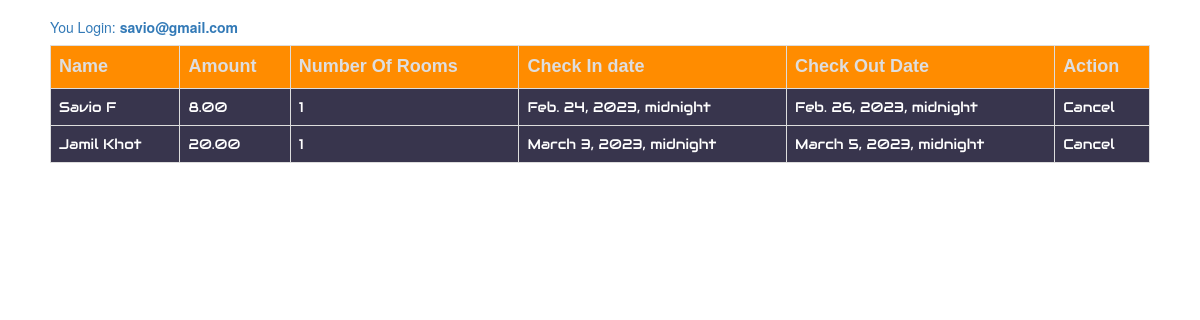
The app's page /menu (signed in) with its own data.
### Qpaper/models.py (models this page shows)
class tourbooking(models.Model):
    hote_add=models.ForeignKey(Tours, on_delete=models.CASCADE, null=True, blank=True)
    booked_date=models.DateTimeField(auto_now=True)
    user_name=models.ForeignKey(User, on_delete=models.CASCADE, null=True, blank=True)
    name=models.CharField(max_length=100, null=True, blank=True)
    phone=models.BigIntegerField(null=True, blank=True)
    email=models.EmailField()
    checkindate=models.DateTimeField(default=timezone.now)
    checkoutdate=models.DateTimeField(default=timezone.now)
    numberofadult=models.CharField(max_length=100,choices=Adult_members, null=True, blank=True)
    amount=models.DecimalField(max_digits=10, decimal_places=2, null=True, blank=True)
    numberofrooms=models.IntegerField(null=True, blank=True)
    is_pay=models.BooleanField(default=False)
    def __str__(self):
       return self.name

### Qpaper/views.py (the view)
# urls.py: path('menu', views.user_booking_details, name='menu'),
@login_required(login_url='Login')
def user_booking_details(request):
    bookinghistory=tourbooking.objects.filter(user_name=request.user)
    print("user booking history",bookinghistory)
    user = request.user
    return render(request, 'booking_history.html', {'bookinghistory': bookinghistory})

### Qpaper/templates/booking_history.html (shortened to what this page needs)
<!DOCTYPE html>
<html lang="en">
<head>
    {% load static %}
    <link href="{% static 'css/font-awesome.min.css' %}" rel="stylesheet">
    <link href="{% static 'css/bootstrap.min.css' %}" rel="stylesheet">
    <link href="{% static 'css/bootstrap-datetimepicker.min.css' %}" rel="stylesheet">
    <link href="{% static 'css/flexslider.css' %}" rel="stylesheet">
    <link href="{% static 'css/templatemo-style.css' %}" rel="stylesheet">
</head>
<body>
    <h5 class="text-primary">You Login: <strong>{{request.user}}</strong></h5>
    <section>
        {% if bookinghistory  %}
        <div class="row">
            <div class="col col-md-12">
                <table class="table table-bordered table-dark table-hover table-info bg-dark">
                    <th class="table-heading">Name</th>
                    <th>Amount</th>
                    <th>Number Of Rooms</th>
                    <th>Check In date</th>
                    <th>Check Out Date</th>
                    <th>Action</th>
                    {% for i in bookinghistory %}
                    <tr class="table-info">
                        <td>{{i.name}}</td>
                        <td>{{i.amount}}</td>
                        <td>{{i.numberofrooms}}</td>
                        <td>{{i.checkindate}}</td>
                        <td>{{i.checkoutdate}}</td>
                        <a href="#"><td>Cancel</td></a>
                    </tr>
                    {% endfor %}
                </table>
            </div>
        </div>
    </section>
    {% else %}
    <h5>Sorry No Booking</h5>
    <p><a href="{% url  'alltourse' %}">Back</p></a>
    {% endif %}
</body>
</html>

### Qpaper/static/css/templatemo-style.css (style rules this page uses)
h1,h2,h3,a,p { font-family: 'Open Sans', sans-serif; }
body { overflow-x: hidden; }

### Qpaper/templates/booking_history.html (style rules this page uses)
body { margin-left: 5rem; margin-right: 5rem; margin-top: 2rem; }
th { color: rgb(222, 222, 223); background-color: darkorange; font-family: 'Gill Sans', 'Gill Sans MT', Calibri, 'Trebuchet MS', sans-serif; font-size: large; }
tr>td { background-color: rgb(56, 53, 77); color: white; font-family: "Audiowide", sans-serif; }

### records on screen
tourbooking: name "Savio F", amount "8.00", numberofrooms "1", checkindate "Feb. 24, 2023, midnight", checkoutdate "Feb. 26, 2023, midnight"
tourbooking: name "Jamil Khot", amount "20.00", numberofrooms "1", checkindate "March 3, 2023, midnight", checkoutdate "March 5, 2023, midnight"

### other values on screen
{{ request.user }} "savio@gmail.com"
